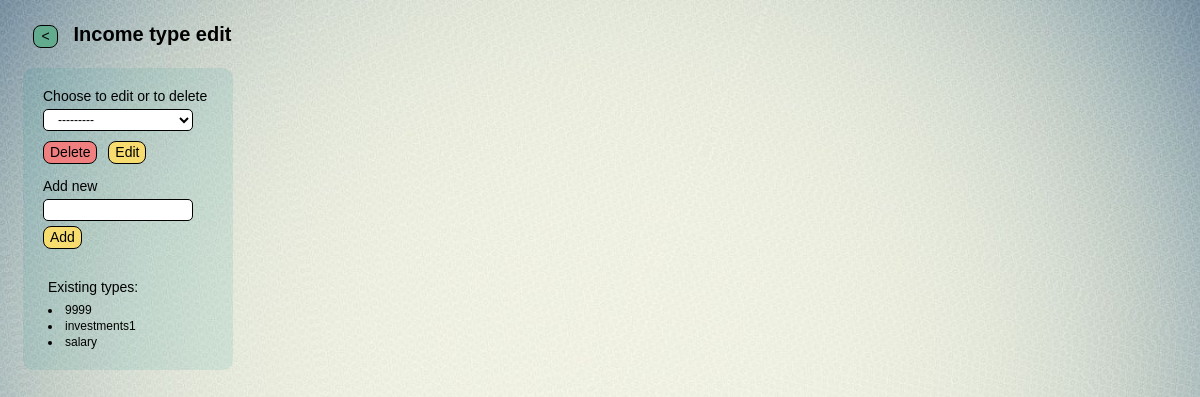
/finance/home_wlt/4/add_income_type/, run on an earlier commit of the app's database.
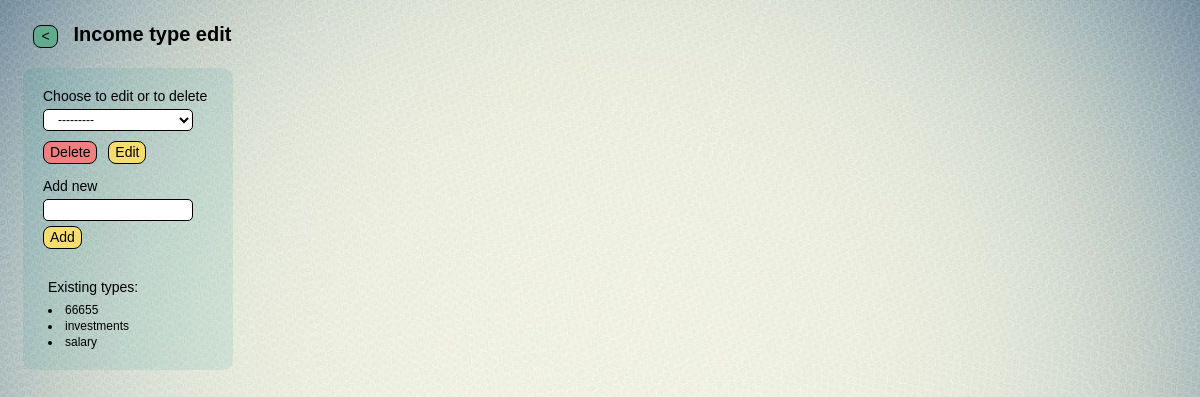
And on a later commit of the database.
### finance/models.py (models this page shows)
class Income_type(models.Model):
    name = models.CharField(max_length=30, db_index=True, unique=True, verbose_name ='income type')
    def __str__(self):
        return self.name
    class Meta:
        verbose_name = 'income type'
        verbose_name_plural = 'income types'
        ordering = ['name']

### finance/views.py (the view, shortened to what this page needs)
# urls.py: path('home_wlt/<int:w_pk>/add_income_type/', add_income_type, name='add_income_type'),
def add_income_type(request, w_pk):#_________________________________________add_income_type
    current_wlt = get_object_or_404(Wallet, pk=w_pk)
    message = None
    form = Form_add_income_type(request.POST or None, prefix="form")
    return render(request, 'finance/tmplt_add_income_type.html', {
        'form': form,
        'w_pk': w_pk,
        'current_wlt': current_wlt,
        'message': message
    })

### finance/forms.py
class Form_add_income_type(forms.Form):#______________________________________________Form_add_income_type
    choices = forms.ModelChoiceField(
        queryset=Income_type.objects.all(),
        required=False,
        label="Choose to edit or to delete",
        widget=forms.Select(attrs={'style': 'width: 150px;'}))
    new_value = forms.CharField(
        max_length=255,
        required=False,
        label="Add new",
        widget=forms.TextInput(attrs={'style': 'width: 150px;'}))

### finance/templates/finance/tmplt_add_income_type.html (shortened to what this page needs)
{% extends 'layout/basic.html' %}
{% load static %}
{% block header %}
    <h1>
        {% if request.GET.choice %}
            <button class="btn nav_btn btn_green"
                    onclick="location.href='{% url 'home_wlt' w_pk %}calendar/?{% for key, value in request.GET.items %}{{ key }}={{ value }}&{% endfor %}'">
                < </button>
        {% else %}
            <button class="btn nav_btn btn_green" onclick="location.href='{% url 'home_wlt' w_pk %}'"> < </button>
        {% endif %}
        Income type edit
    </h1>
{% endblock %}
{% block left_side %}
    <div class="container_dark">
        <form method="POST">
            <label>{{ form.choices.label }}</label><br>
            <div style="margin:5px 10px 10px 0px;">
                {{ form.choices }}
            </div>
             <div>
                <button class="btn nav_btn btn_red" type="submit" name="delete">Delete</button>
                <button class="btn nav_btn " type="submit" name="edit">Edit</button>
             </div>
            <label>{{ form.new_value.label }}</label><br>
             <div style="margin:5px 10px 10px 0px;">
                {{ form.new_value }}
             </div>
            <div>
                <button class="btn nav_btn" type="submit" name="add">Add</button>
            </div>
        </form>
        {% if form.choices.field.queryset.exists %}
            <p class="msg">Existing types:</p>
            {% for income in form.choices.field.queryset %}
                <li class="types_lst">{{ income }}</li>
            {% endfor %}
        {% endif %}
    </div>
{% endblock %}

### finance/templates/layout/basic.html (shortened to what this page needs)
{% load static %}
<html lang="en">
    <head>
        <link rel="stylesheet" href="https://cdn.jsdelivr.net/npm/flatpickr/dist/flatpickr.min.css">
        <link rel='stylesheet' type='text/css' href="{% static 'finance/style.css' %}">
    </head>
    <body>
        {% block header %}{% endblock %}
        <div class='flex-container'>
            <div class='left_side'>
                {% block left_side %}
                {% endblock%}
            </div>
        </div>
    </body>
</html>

### finance/static/finance/style.css (style rules this page uses)
body { background-image: url('bg_v2.jpg'); background-size: cover; background-repeat: no-repeat; background-position: center; font-family: Arial, sans-serif; text-decoration: none; color: black; appearance: none; -webkit-appearance: none; -moz-appearance: none; }
h1 { font-size: 20px; font-weight: bold; margin: 15px 30px 0px 15px; }
.btn { border: 1px solid black; line-height: 1.1; cursor: pointer; transition: transform 0.2s; text-decoration: none; word-wrap: break-word; text-align: center; border-radius: 8px; }
.nav_btn { background-color: rgb(247, 220, 111); width: fit-content; min-width: 25px; height: 23px; margin: 0px 7px 0px 0px; font-size: 14px; }
.btn_red { background-color: #f08080; }
.btn_green { background-color: rgb(98, 171, 143); margin: 10px 10px 10px 10px }
.flex-container { display: flex; flex-direction: row; }
.flex-container > .left_side { margin: 0px 0px 5px 5px; padding: 0px 0px 0px 0px; width: auto; }
.container_dark { margin: 10px; padding:10px; background-color: rgba(0, 139, 139, 0.1); border-radius: 10px; }
form { font-size: 14px; padding: 10px 10px 15px 10px; margin: 0px 0px 0px 0px; }
input[type="text"], [type="number"], textarea { padding: 0px 5px 0px 10px; height: 22px; width: 100px; margin: 0px 10px -5px 0px; border: 1px solid black; font-size: 12px; border-radius: 5px; }
select { font-size: 12px; padding: 2px 10px 2px 10px; margin: 0px 5px 0px 0px; background-color: white; border: 0.5px solid black; cursor: pointer; border-radius: 5px; height: 22px; }
.msg { margin: 15px; font-size: 14px; }
.types_lst { margin: 15px; font-size: 12px; line-height: 0.1 }

What changed in the data, as far as the page shows it:
changed Income_type (number 1 of 3 on the later page): name "9999" → "66655"
changed Income_type: name "investments1" → "investments"
